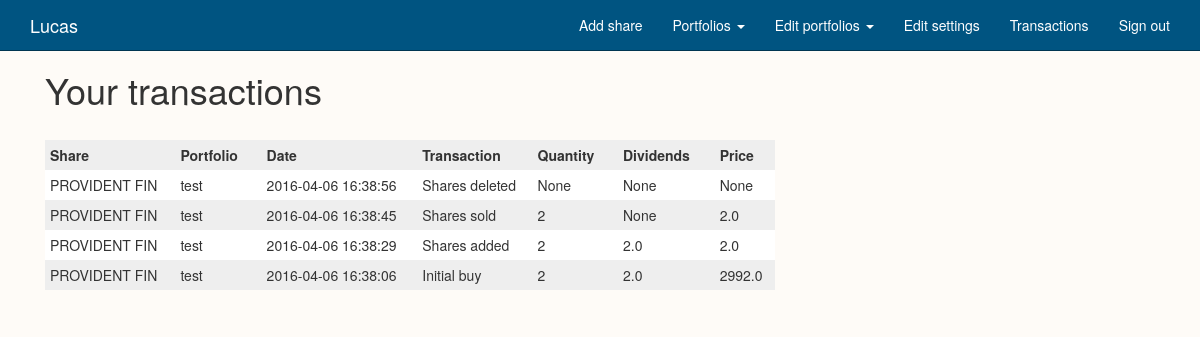
The page /transactions/lucas (signed in) on the database its author committed.
### Shares/models.py (models this page shows, shortened)
class User(db.Model, UserMixin):
    id = db.Column(db.Integer, primary_key=True)
    username = db.Column(db.String(80), unique=True)
    email = db.Column(db.String(120), unique=True)
    password_hash = db.Column(db.String)
    phonenumber = db.Column(db.String(15))
    emailfrequency = db.Column(db.Integer)
    smsenabled = db.Column(db.Boolean)
    shares = db.relationship('Userownedshare', backref='Userownedshare', lazy='dynamic')
    @property
    def password(self):
        raise AttributeError('password: write-only field')

class Transactions(db.Model):
        id = db.Column(db.Integer, primary_key=True)
        user = db.Column(db.String, db.ForeignKey('user.username'))
        portfolioid = db.Column(db.String(50))
        time = db.Column(DateTime)
        buySell = db.Column(db.Integer)
        quantity = db.Column(db.Integer)
        dividends = db.Column(db.Float)
        price = db.Column(db.Float)
        ticker = db.Column(db.String(20), db.ForeignKey('share.ticker'))
        name = db.relationship('Share', backref='transaction',  foreign_keys=[ticker], lazy="joined")
        owner = db.relationship('User', backref='transaction',  foreign_keys=[user], lazy="joined")

class Share(db.Model):
        id = db.Column(db.Integer)
        name = db.Column(db.String(50), nullable=False)
        ticker = db.Column(db.String(50), primary_key=True)
        tickermatch = db.relationship('Userownedshare', backref='share', cascade="all, delete-orphan", lazy="joined")

### Shares/views.py (the view)
@app.route('/transactions/<user>', methods=['GET', 'POST'])
@login_required
def transactions(user):
    if current_user.username != user:
        abort(403)
    transactiondata = share_data.getTransactions(current_user.username)
    return render_template('transactions.html', portfolioids=share_data.getportfolioidsfromtable(current_user.username),
                           user=current_user, transactiondata = transactiondata)

### Shares/share_data.py (called while the page is built)
    @staticmethod
    def getportfolioidsfromtable(user):
        portfolioids = Portfolios.query.order_by(desc(Portfolios.portfolioname)).filter_by(username=user)
        tempset = set()
        templist = list(tempset)
        for row in portfolioids:
            name = row.portfolioname
            tempset.add(name)
            templist = list(tempset)
        return templist

    @staticmethod
    def getTransactions(username):
        transactions = Transactions.query.filter(Transactions.user == username).order_by(desc(Transactions.time))
        transactionarray = []
        for row in transactions:
            transaction = {
                'portfolioid': row.portfolioid,
                'date': row.time,
                'name': row.name.name,
                'buysell': row.buySell,
                'quantity': row.quantity,
                'dividends': row.dividends,
                'price': row.price,
                'ticker': row.ticker
            }
            transactionarray.append(transaction)
        return transactionarray

### Shares/views.py (called while the page is built)
@login_manager.user_loader
def load_user(userid):
    if userid is None or userid == 'None':
        userid =0
    return User.query.get(int(userid))

### Shares/templates/transactions.html (shortened to what this page needs)
{% extends "base.html" %}
{% block content %}
<h1> Your transactions</h1>
<br>
<table class="share fulltable">
    <tr>
        <th>Share</th>
        <th>Portfolio</th>
        <th>Date</th>
        <th>Transaction</th>
        <th>Quantity</th>
        <th>Dividends</th>
        <th>Price</th>
    </tr>
    {% for row in transactiondata %}
    <tr>
        <td> {{ row['name'] }} </td>
        <td> {{ row['portfolioid'] }} </td>
        <td> {{ row['date'] }} </td>
        {% if row['buysell'] == 0 %}
        <td> Initial buy </td>
        {% endif %}
        {% if row['buysell'] == 1 %}
        <td> Shares added </td>
        {% endif %}
        {% if row['buysell'] == 2 %}
        <td> Shares sold </td>
        {% endif %}
        {% if row['buysell'] == 3 %}
        <td> Shares deleted </td>
        {% endif %}
        <td> {{ row['quantity'] }} </td>
        <td> {{ row['dividends'] }} </td>
        <td> {{ row['price'] }} </td>
        {% endfor %}
</table>
{% endblock %}

### Shares/templates/base.html (shortened to what this page needs)
<!DOCTYPE html>
<html lang="en">
<head>
    <link href="../static/css/bootstrap.css" rel="stylesheet">
    <link href="../static/css/modern-business.css" rel="stylesheet">
    <link rel="stylesheet" href="{{ url_for('static', filename='css/chosen.css') }}">
    <link rel="stylesheet" href="{{ url_for('static', filename='css/main.css') }}">
    <link rel="stylesheet" href="{{ url_for('static', filename='css/custom.css') }}">
</head>
<body>
<nav class="navbar navbar-inverse navbar-fixed-top navbar-default " role="navigation">
    <div class="container">
        <div class="navbar-header">
            {% if current_user.is_authenticated %}
            <a class="navbar-brand" href="{{url_for('index') }}">{{ current_user.username | capitalize}}</a>
            {% else %}
            <a class="navbar-brand" href="{{url_for('index') }}">FYP</a>
            {% endif %}
        </div>
        <div class="collapse navbar-collapse" id="bs-example-navbar-collapse-1">
            <ul class="nav navbar-nav navbar-right">
                {% if current_user.is_authenticated %}
                {% if portfolioids %}
                <li><a href="{{ url_for('add') }}">Add share</a></li>
                {% else %}
                <li>   <a href=" {{ url_for('addportfolio') }}"> Add portfolio</a> </li>
                {% endif %}
                {% else %}
                <li><a href=" {{ url_for('signup') }}"> Sign up </a> </li>
                <li><a href=" {{ url_for('login') }}"> Log in </a> </li>
                {% endif %}
                {% if current_user.is_authenticated %}
                {% if portfolioids %}
                <li>
                    <a href="#" class="dropdown-toggle" data-toggle="dropdown">Portfolios <b class="caret"></b></a>
                </li>
                <li>
                    <a href="#" class="dropdown-toggle" data-toggle="dropdown">Edit portfolios <b class="caret"></b></a>
                </li>
                {% endif %}
                {% set usery = current_user.username %}
                <li><a href=" {{ url_for('settings') }}"> Edit settings </a> </li>
                <li><a href="{{ url_for('transactions', user = usery)  }}">Transactions</a></li>
                <li><a href=" {{ url_for('logout') }}"> Sign out </a> </li>
                {% endif %}
            </ul>
        </div>
    </div>
</nav>
<div class="mainbg">
    <div class="row">
        <div class="container">
            <div class="row">
                <div class="col-md-8">
                    {% block content %}
                    {% endblock %}
                </div>
                <div class="col-md-4">
                    <div class="col-md-12" id="addshare"> </div>
                    <div class="col-md-12" id="news2">
                    </div>
                    <div class="col-md-12" id="fall">
                    </div>
                </div>
            </div>
            <br>
        </div>
    </div>
</div>

### Shares/static/css/modern-business.css (style rules this page uses)
html, body { height: 100%; }
body { padding-top: 50px; }

### Shares/static/css/main.css (style rules this page uses)
ul { padding: 0; list-style-type: none; }
#fall { padding-bottom: 25px; border-radius: 5px; }
#news2 { margin-top: 25px; padding-bottom: 25px; border-radius: 5px; ; }
ul { list-style-type: none; }
.fulltable { width: 100%; }
.share tr:nth-child(odd) { background-color:#eee; }
.share tr:nth-child(even) { background-color:#fff; }
.share td { padding: 5px; }
.share th { padding: 5px; padding-right: 15px; }

### Shares/static/css/custom.css (style rules this page uses)
.row { margin: 0px; }
body { background-color: #FEFBF7; overflow-x: hidden; }
.mainbg { background-color: #FEFBF7;; }
.navbar-default { background-color: #005481; border-color: #003652; }
.navbar-default .navbar-brand { color: #ffffff; }
.navbar-default .navbar-nav > li > a { color: #ffffff; }
.navbar-default .navbar-collapse, .navbar-default .navbar-form { border-color: #ffffff; }

### rows shown on the page
User: username "Lucas"
Transactions: name "PROVIDENT FIN", portfolioid "test", date "2016-04-06 16:38:56", shows "Shares deleted", quantity "None", dividends "None", price "None"
Share: name "PROVIDENT FIN" "PROVIDENT FIN" "PROVIDENT FIN"
Transactions: portfolioid "test", date "2016-04-06 16:38:45", price "2.0"
Transactions: portfolioid "test", date "2016-04-06 16:38:29", dividends "2.0", price "2.0"
Transactions: portfolioid "test", date "2016-04-06 16:38:06", dividends "2.0", price "2992.0"

### other values the page prints
{{ row['quantity'] }} "2" "2" "2"
{{ row['dividends'] }} "None"
